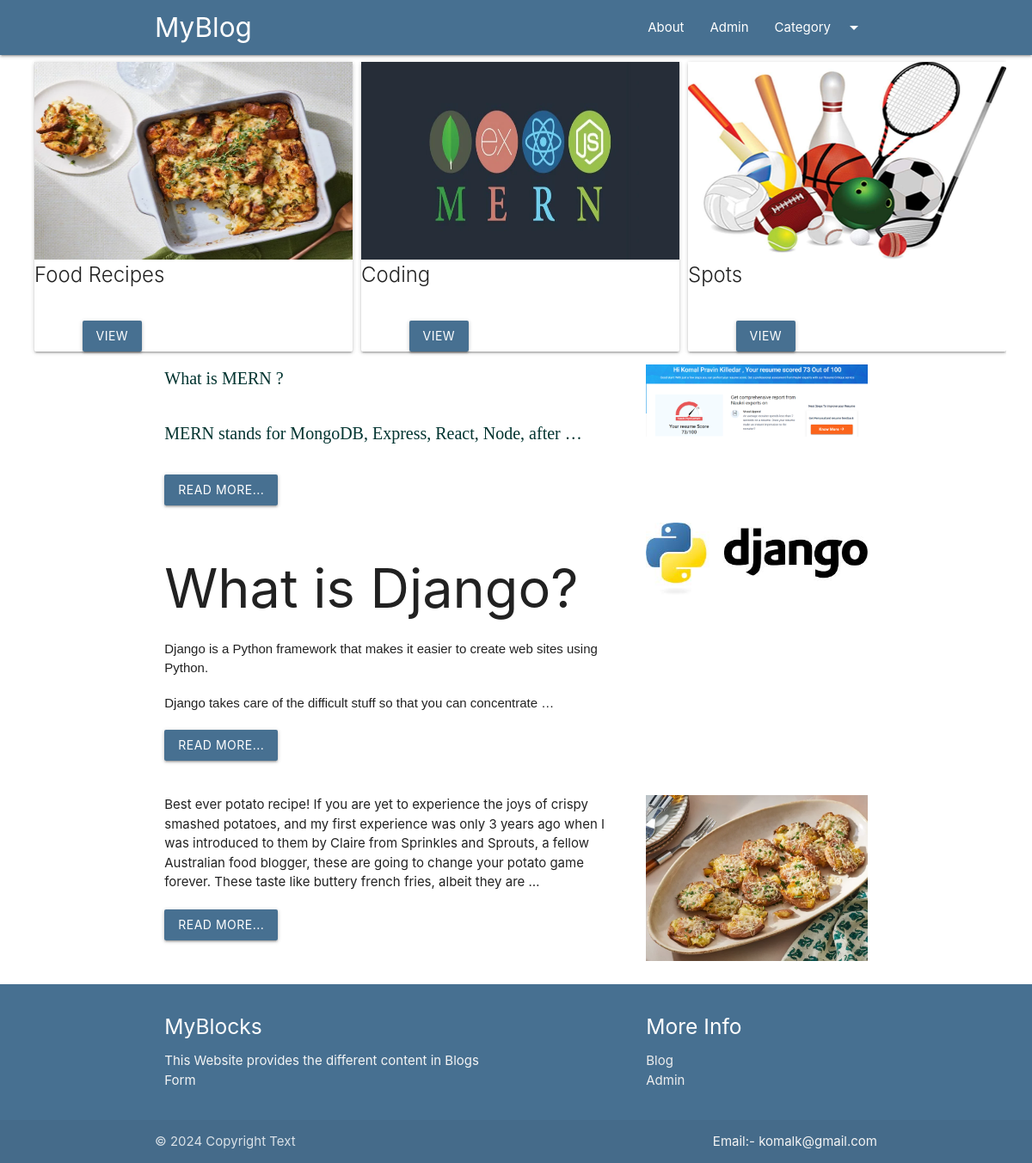
Screenshot of /blog/ with the database file from the repository.
### blog/models.py (models this page shows, shortened)
class Category(models.Model):
    cat_id = models.AutoField(primary_key = True)
    title = models.CharField(max_length = 100)
    description = HTMLField()
    url = models.CharField(max_length= 100)
    image = models.ImageField(upload_to= 'category/')
    add_date = models.DateTimeField(auto_now_add= True, null=True)

class Post(models.Model):
    post_id = models.AutoField(primary_key = True)
    title = models.CharField(max_length= 200)
    content = models.TextField()
    url = models.CharField(max_length= 100)
    cat = models.ForeignKey(Category, on_delete= models.CASCADE)
    image = models.ImageField(upload_to= 'post/')
    def __str__(self):
        return self.title

### blog/views.py (the view)
# urls.py: path('', home),
def home(request):
     posts = Post.objects.all()[:11]
     print(posts)
     cats = Category.objects.all()
     data = {
          'posts':posts,
          'cats' : cats
     }
     return render(request, 'home.html', data)

### template/home.html (shortened to what this page needs)
{% extends 'base.html' %}
{% block content %}
<div class="container-custom">
    <div class="owl-carousel" >
         {% for cat in cats %}
            <div class="card item" style="margin-left:10px;" >
                <div class="img-container">
                    <img src="/media/{{cat.image}}" class="responsive-img " alt="" style="width:472px; height:230px"/>
                </div>
                <div class="card-container">
                    <div class="card-title">{{cat.title}}</div>
                </div>
                <div class="container center-aline mt20">
                    <a href="/blog/category/{{cat.url}}"  class="btn bg-primary">View</a>
                </div>
            </div>
         {% endfor %}
     </div>
</div>
    <div class="container">
        <div class="row">
            <div class="col s12">
                {% for p in posts %}
                    <div class="row">
                        <div class="col s12 m8">
                    {{p.content |truncatewords:60 | safe }}
                    <div class="mt20">
                        <a href="/blog/post/{{p.url}}" class="btn bg-primary">Read More...</a>
                    </div>
                    </div>
                        <div class="col s12 m4">
                            <img src="/media/{{p.image}}" class="responsive-img mt-20"  alt="" srcset="">
                        </div>
                    </div>
                </div>
                {% endfor %}
{% endblock %}

### template/base.html (shortened to what this page needs)
<!DOCTYPE html>
<html lang="en">
<head>
    <link rel="stylesheet" href="https://cdnjs.cloudflare.com/ajax/libs/materialize/1.0.0/css/materialize.min.css">
    {% load static %}
    <link rel="stylesheet" href="{% static 'css/style.css' %} ">
    <link rel="stylesheet" href="{% static 'css/owl.carousel.min.css' %}">
    <link rel="stylesheet" href="{% static 'css/owl.theme.default.min.css' %}">
</head>
<body>
    {% include 'header.html' %}
    {% block content %}
    {% endblock %}
    {% include 'footer.html' %}
</body>
</html>

### template/header.html (shortened to what this page needs)
<nav class="bg-primary">
    <div class="container">
        <div class="nav-wrapper">
            <a href="/blog" class="brand-logo">MyBlog</a>
            <ul class="right hide-on-med-and-down">
                <li><a href="/blog/about">About</a></li>
                <li><a href="/admin">Admin</a></li>
                <li><a class="dropdown-trigger" href="#!" data-target="dropdown1">Category<i class="material-icons right">arrow_drop_down</i></a></li>
             </ul>
        </div>
    </div>
</nav>

### template/footer.html
 <footer class="page-footer bg-primary">
          <div class="container">
            <div class="row">
              <div class="col l6 s12">
                <h5 class="white-text">MyBlocks</h5>
                <p class="grey-text text-lighten-4">This Website provides the different content in Blogs Form</p>
              </div>
              <div class="col l4 offset-l2 s12">
                <h5 class="white-text">More Info</h5>
                <ul>
                  <li><a class="grey-text text-lighten-3" href="/blog">Blog</a></li>
                  <li><a class="grey-text text-lighten-3" href="/admin">Admin</a></li>
                </ul>
              </div>
            </div>
          </div>
          <div class="footer-copyright">
            <div class="container">
            © 2024 Copyright Text
            <a class="grey-text text-lighten-4 right" href="#!">Email:- komalk@gmail.com</a>
            </div>
          </div>
        </footer>

### blog/static/css/style.css (style rules this page uses)
.bg-primary { background:#477091!important; }
.mt20 { margin-top : 20px }
.container-custom { width: 95%!important; margin: auto; }

### rows the page displays
Category: image (picture), title "Food Recipes"
Category: image (picture), title "Coding"
Category: image (picture), title "Spots"
Post: content "What is MERN ? MERN stands for MongoDB, Express, React, Node, after …", image (picture)
Post: content "What is Django? Django is a Python framework that makes it easier to create web sites using Python. Django takes care of the difficult stuff so that you can concentrate …", image (picture)
Post: content "Best ever potato recipe! If you are yet to experience the joys of crispy smashed potatoes, and my first experience was only 3 years ago when I was introduced to them by Claire from Sprinkles and Sprouts, a fellow Australian food blogger, these are going to change your potato game forever. These taste like buttery french fries, albeit they are …", image (picture)
